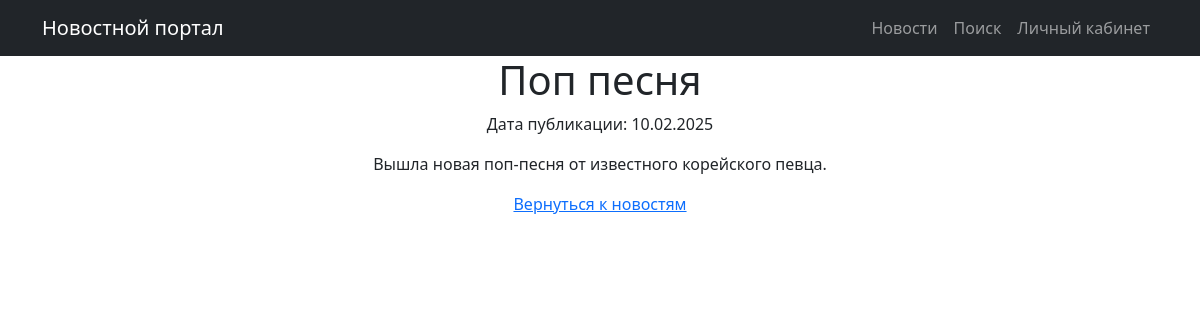
Page /posts/33/ on the committed database.
### news/models.py (models this page shows, shortened)
class Post(models.Model):
    author = models.ForeignKey(Author, on_delete=models.CASCADE, related_name="posts")
    post_type = models.CharField(max_length=2, choices=POST_TYPES, default=article)
    created_at = models.DateTimeField(auto_now_add=True)
    categories = models.ManyToManyField(Category, through='PostCategory', related_name="posts")
    title = models.CharField(max_length=128)
    content = models.TextField()
    rating = models.IntegerField(default=0)

### news/views.py (the view)
# urls.py: path('posts/<int:pk>/', NewsDetail.as_view(), name='news_detail'),
class NewsDetail(DetailView):
    model = Post
    template_name = 'post/news_detail.html'
    context_object_name = 'post'
    def get_object(self, *args, **kwargs):  # переопределяем метод получения объекта, как ни странно
        obj = cache.get(f'post-{self.kwargs["pk"]}',
                        None)  # кэш очень похож на словарь, и метод get действует так же. Он забирает значение по ключу, если его нет, то забирает None.
        if not obj:
            obj = super().get_object(queryset=self.queryset)
            cache.set(f'product-{self.kwargs["pk"]}', obj)
        return obj

### news/templatetags/custom_filters.py (called while the page is built)
@register.filter()
def censor(value):
    if not isinstance(value, str):
        raise TypeError("Фильтр 'censor' может применяться только к строкам.")
    for words in unwanted_words:
        value = value.replace(words[1:], '*' * len(words[1:]))
    return value

### templates/post/news_detail.html (shortened to what this page needs)
{% extends 'flatpages/default.html' %}
{% load custom_filters %}
{% block content %}
<h1>{{ post.title|censor }}</h1>
<p>Дата публикации: {{ post.created_at|date:"d.m.Y" }}</p>
<p>{{ post.content|censor }}</p>
<a href="{% url 'news_list' %}">Вернуться к новостям</a>
{% endblock content %}

### rows in the picture
Post: title|censor "Поп песня", created_at "10.02.2025", content|censor "Вышла новая поп-песня от известного корейского певца."
